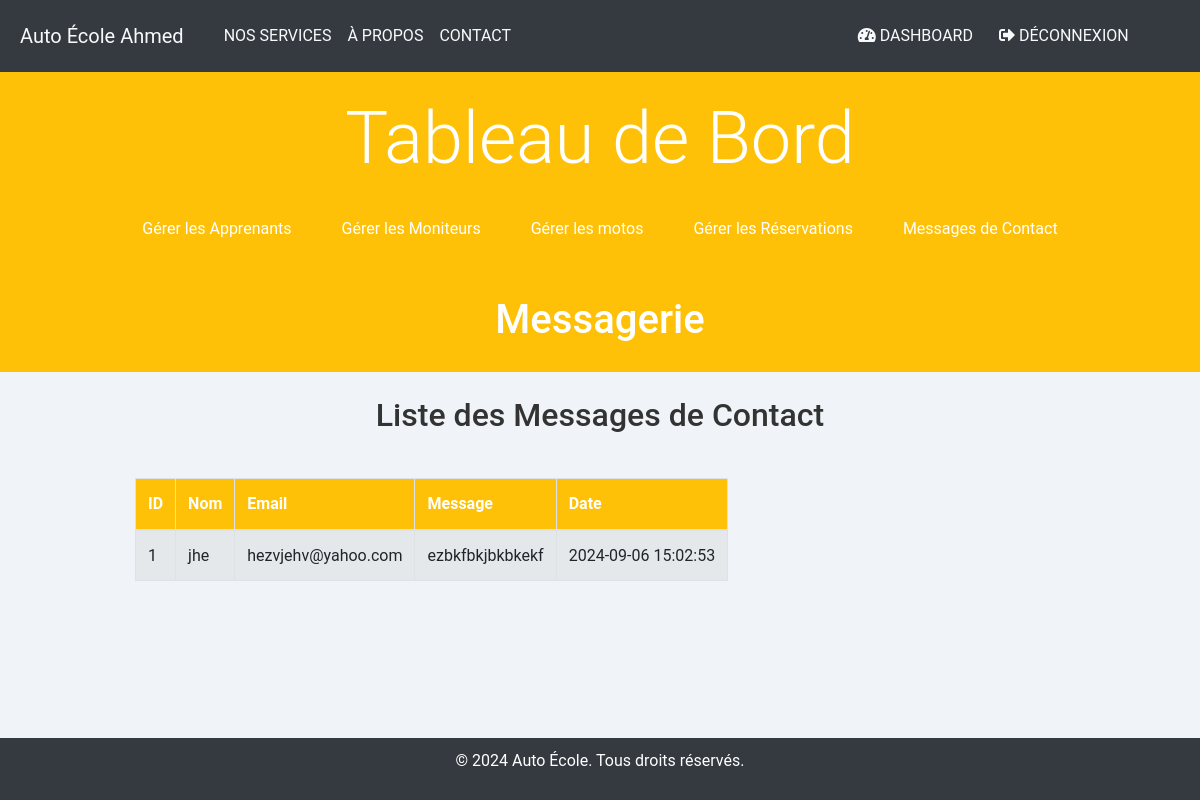
Page /dashboard/messages.php (signed in) on the earlier database version.
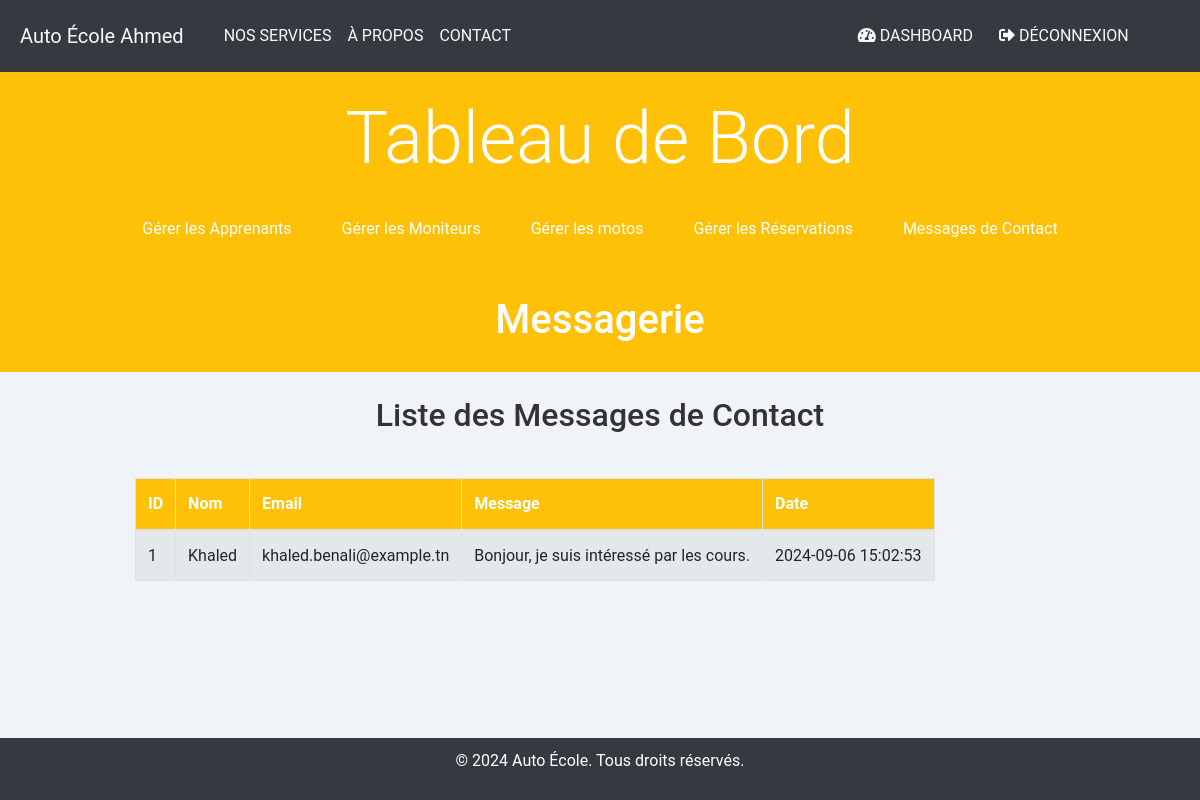
Same page on the later database version.
### tables this page shows
CREATE TABLE IF NOT EXISTS `messages` (
  `id` int(11) NOT NULL AUTO_INCREMENT,
  `name` varchar(255) NOT NULL,
  `email` varchar(255) NOT NULL,
  `message` text NOT NULL,
  `date` timestamp NULL DEFAULT CURRENT_TIMESTAMP,
  PRIMARY KEY (`id`)
);

### dashboard/messages.php (the view, shortened to what this page needs)
<?php
include '../includes/header.php';
include '../config/db.php';
include '../includes/navbar.php';
include '../includes/navbarDashboard.php';
$messages = $pdo->query("SELECT * FROM messages ORDER BY date DESC")->fetchAll();
?>
<header class="text-center mb-4">
    <h1>Messagerie</h1>
</header>
<main class="container">
    <h2 class="text-center mb-4">Liste des Messages de Contact</h2>
    <div class="table-responsive">
        <table class="table table-striped table-bordered">
            <thead >
                <tr>
                    <th>ID</th>
                    <th>Nom</th>
                    <th>Email</th>
                    <th>Message</th>
                    <th>Date</th>
                </tr>
            </thead>
            <tbody>
                <?php foreach ($messages as $message) : ?>
                    <tr>
                        <td><?= htmlspecialchars($message['id']); ?></td>
                        <td><?= htmlspecialchars($message['name']); ?></td>
                        <td><?= htmlspecialchars($message['email']); ?></td>
                        <td><?= nl2br(htmlspecialchars($message['message'])); ?></td>
                        <td><?= htmlspecialchars($message['date']); ?></td>
                    </tr>
                <?php endforeach; ?>
            </tbody>
        </table>
    </div>
</main>
<?php include '../includes/footer.php'; ?>

Differences in the rows shown:
changed messages id 1: name "jhe" → "Khaled"; email "hezvjehv@yahoo.com" → "khaled.benali@example.tn"; message "ezbkfbkjbkbkekf" → "Bonjour, je suis intéressé par les cours."
